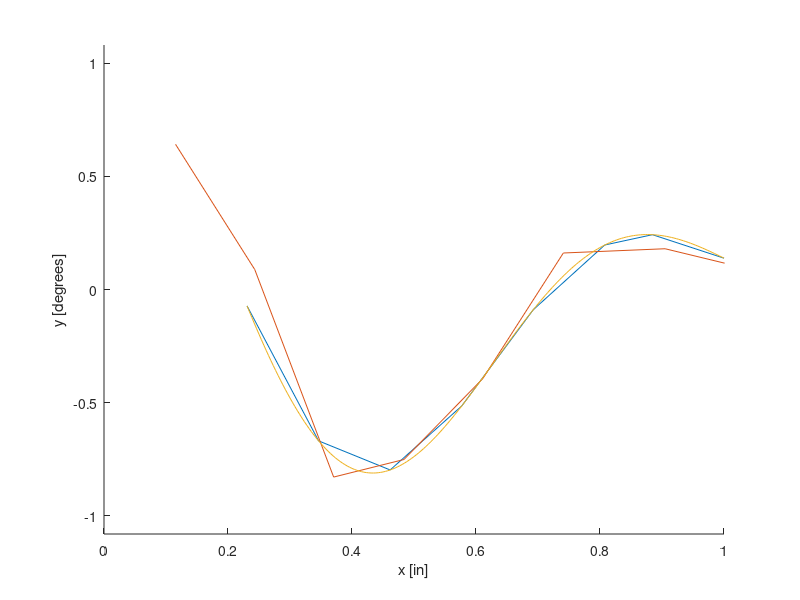

Recreate this plot in MATLAB.
clear, clc, close all
vars = {'XL1', 'XL2', 'XL3', 'XL4', ...
    'XL5', 'XL6', 'XL7', 'XL8', 'XL9', 'XL10'};
%     'XR1', 'XR10', ...
%     'XR2', 'XR3', 'XR4', 'XR5', 'XR6', 'XR7', 'XR8', 'XR9'};
allpoints = load('allpoints.mat', vars{:});

%% Rearrange the data into 8 points (3d) by time
point_mat = zeros(numel(vars),3,31);
average_mat = zeros(numel(vars),3);
for i=1:numel(vars)
    vec = allpoints.(vars{i});
    point_mat(i, 1, :) = vec(1, :);
    point_mat(i, 2, :) = vec(2, :);
    point_mat(i, 3, :) = vec(3, :);
    average_mat(i, 1) = mean(vec(1, :));
    average_mat(i, 2) = mean(vec(2, :));
    average_mat(i, 3) = mean(vec(3, :));
end

%% Find line of best fit for average points on fin
fin_neutral_mat = average_mat(3:10,:);
rig_mat = average_mat(1:2, :);
% r0=mean(fin_neutral_mat);
% fin_neutral_mat=bsxfun(@minus,fin_neutral_mat,r0);
% [~,~,V]=svd(fin_neutral_mat,0);
% direction=V(:,1);

%% Find scaling factor by using fin length
fin_length = sqrt((average_mat(3, 1)-average_mat(10,1))^2 + ...
    (average_mat(3,2) - average_mat(10,2))^2 + ...
    (average_mat(3,3) - average_mat(10,3))^2);
q = fin_length/23;

%% Create 3d fit line matrix
% fin_fit_mat = zeros(20, 3);
% for t=1:570
%     fin_fit_mat(t, :) = r0 + t.*direction';
% end

%% Find the average spar spacing
d = @(x1,x2,y1,y2,z1,z2) sqrt((x2-x1)^2+(y2-y1)^2+(z2-z1)^2);

% Find the amplitudes over time
fin_mat = point_mat(3:10, :, :);
A_exp = zeros(size(fin_mat,1),31);
for t=1:size(fin_mat,3)
    for i=1:size(fin_mat,1)
        A_exp(i,t) = d(fin_mat(i,1,t),fin_neutral_mat(i,1),fin_mat(i,2,t),fin_neutral_mat(i,2),fin_mat(i,3,t),fin_neutral_mat(i,3));
        vec = [fin_mat(i,1,t)-fin_neutral_mat(i,1) fin_mat(i,2,t)-fin_neutral_mat(i,2) fin_mat(i,3,t)-fin_neutral_mat(i,3)];
        sign(vec)
        s = sign(vec(3));
        A_exp(i,t) = s*A_exp(i,t);
    end
end

exp_spacing = zeros(size(fin_neutral_mat,1) - 1, 1);
for i=2:size(fin_neutral_mat,1)
    exp_spacing(i - 1) = d(fin_neutral_mat(i,1),fin_neutral_mat(i-1,1),fin_neutral_mat(i,2),fin_neutral_mat(i-1,2),fin_neutral_mat(i,3),fin_neutral_mat(i-1,3));
end

% Normalize data
exp_spacing = exp_spacing/q;
xd_exp = zeros(numel(exp_spacing)+1,1) + 3;
for i=1:numel(exp_spacing)
    xd_exp(i+1) = xd_exp(i) + exp_spacing(i);
end
A_exp = A_exp/q;

%% Constants
xd = [6, 9, 12, 15, 18, 21, 23, 26];
xc = 6:0.1:26;
L = 26;
f = 5; % Rad/s
lambda = L;
spar_length = 7;
Amax = 10*pi/180*spar_length; % inches
k = (2*pi)/lambda;
dt = 1; % s

%% Linearly increasing amplitude
A = @(x) (L-x + 3)*Amax/L;
y = @(x, t) sin(k*(L-x) - f*t);

figure(1), hold on
h1 = plot(xd/L, A(xd).*y(xd, 0));
h2 = plot(xd_exp/L, A_exp(:,1));
h3 = plot(xc/L, A(xc).*y(xc, 0));
xlim([0 1])
ylim([-max(A(xd)) max(A(xd))])
xlabel('x [in]')
ylabel('y [degrees]')

%% Run timesteps

for t=2:dt:31
    t_offset = t/6 + 0.84;
    set(h1,'YData', A(xd).*y(xd, t_offset));
    set(h2,'YData', A_exp(:,t));
    set(h3,'YData', A(xc).*y(xc, t_offset));
    pause(dt)
end

